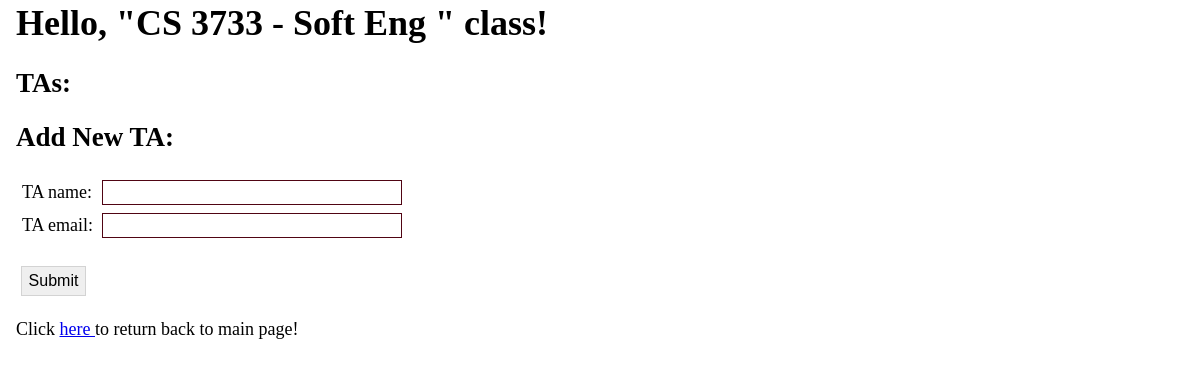
Before: /course/1/assignta with the older database file.
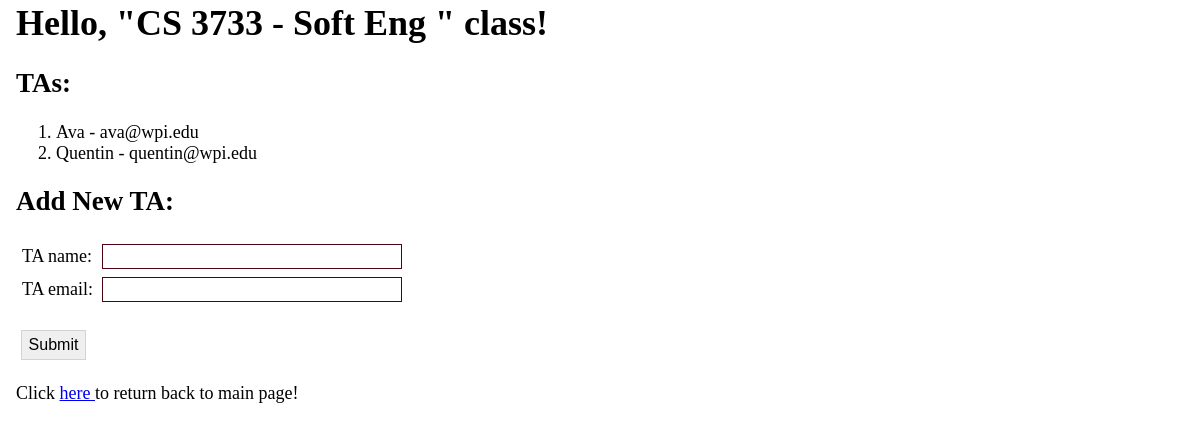
After: the same page with the newer database file.
### app/models.py (models this page shows, shortened)
class TeachingAssistant(db.Model):
    __tablename__ = 'teachingassistant'
    id = db.Column(db.Integer, primary_key = True)
    ta_name =  db.Column(db.String(100))
    ta_email =  db.Column(db.String(120))
    courses = db.relationship(
        'Course', secondary=assigned,
        primaryjoin=(assigned.c.ta_id == id), lazy='dynamic', overlaps="tas")

### app/routes.py (the view, shortened to what this page needs)
@app_blueprint.route('/course/<courseid>/assignta', methods = ['GET', 'POST'])
def course(courseid):
    form = TAForm()
    thecourse = Course.query.session.get(Course,courseid)
    return render_template('course.html', form = form, current_course = thecourse)

### app/forms.py
class TAForm(FlaskForm):
    ta_name = StringField(label= "TA name:", validators=[DataRequired()])
    ta_email = StringField(label= "TA email:", validators=[DataRequired(), Email()])
    submit = SubmitField('Submit')

### app/models.py (called while the page is built)
    def all_tas(self):
        return self.tas

### app/templates/course.html (shortened to what this page needs)
<head>
  <link rel="stylesheet" href="{{ url_for('static', filename='css/main.css') }}">
</head>
<h1>Hello, "{{current_course.major}} {{current_course.coursenum}} - {{current_course.title}} " class!</h1>
<h2>TAs:</h2>
    <ol>
      {% for ta in current_course.all_tas() %}
        <li>
            {{ta.ta_name}} -  {{ta.ta_email}}
        </li>
      {% endfor %}
    </ol>
<h2>Add New TA:</h2>
    <form method="POST">
      <table>
      <tr> <td>{{ form.ta_name.label(class = "formlabels")}} </td>
      <td class='tcolumn'> {{ form.ta_name(class='forminput')}} </td>
      </tr>
      <tr><td>{{ form.ta_email.label(class="formlabels")}} </td>
        <td class='tcolumn'> {{ form.ta_email(class='forminput')}} </td>
      </tr>
      </table>
    <p>{{ form.submit(class='button')}}</p>
    </form>
<p>Click <a href=" {{url_for('app.index')}}"> here </a> to return back to main page!</p>

Changed rows visible on the page:
added TeachingAssistant: ta_name "Ava", ta_email "ava@wpi.edu"
added TeachingAssistant: ta_name "Quentin", ta_email "quentin@wpi.edu"
